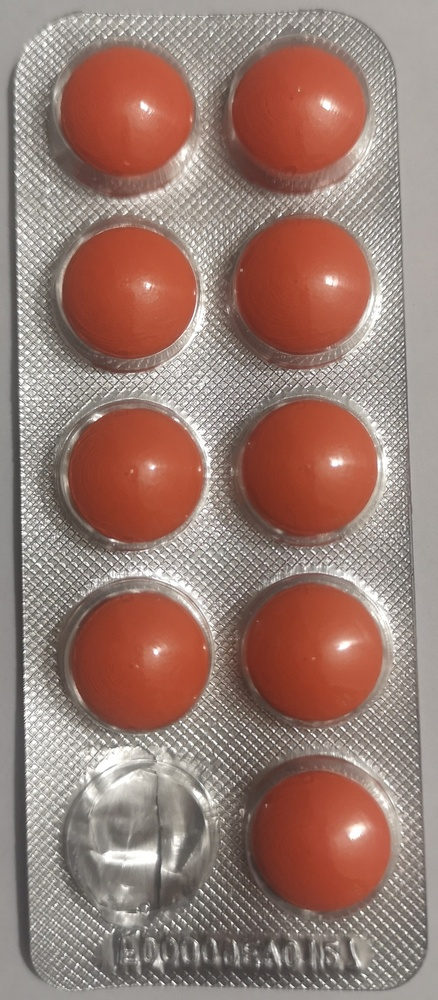
#> input picture VisionPharma_2025/sample_data/IMG_20251010_2051272.jpg, 438 x 1000 px, shrunk from 1376 x 3140 before the run
$ python -i ContadorContornos.py   (imports and definitions only)
#> lines starting #> are read from the running program, lines starting #| are printed output that depends on the picture; after the words box and inside, x2 and y2 are one past the last pixel; in counts of white or black regions, pixels touching at a corner belong together
#> further down, picture is the input picture: shape (1000, 438, 3); mean B, G, R 112.9, 122.6, 153.2
import cv2
import numpy as np

class ContadorContornos:
    @staticmethod
    def contar_contornos_coloreados(imagen_procesada):
        """
        Cuenta los contornos coloreados en una imagen procesada.

        Args:
            imagen_procesada: Imagen con contornos coloreados (BGR)

        Returns:
            tuple: (imagen_con_contornos, total_contornos)
        """
        # Convertir a escala de grises
        gris = cv2.cvtColor(imagen_procesada, cv2.COLOR_BGR2GRAY)
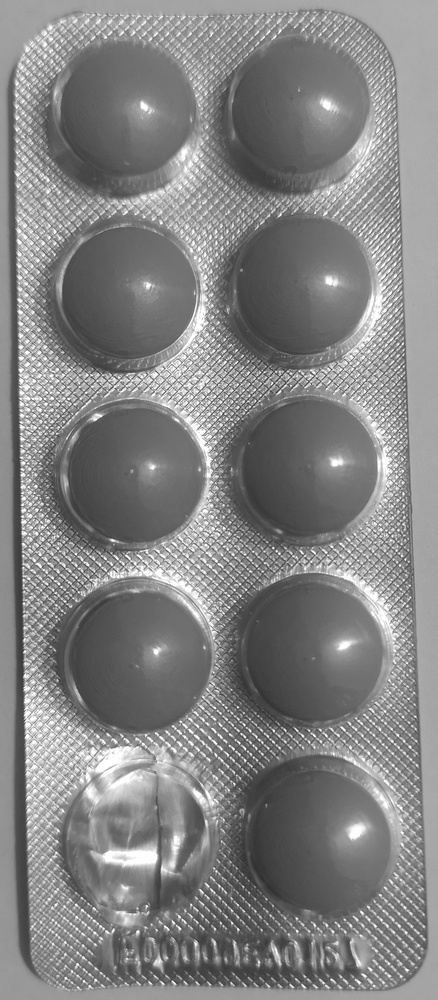
#> gris: shape (1000, 438); min 42, max 255, mean 130.6

        # Aplicar umbral para aislar los contornos coloreados
        _, umbral = cv2.threshold(gris, 10, 255, cv2.THRESH_BINARY)
#> umbral: shape (1000, 438); every value is 255

        # Encontrar contornos
        contornos, _ = cv2.findContours(umbral, cv2.RETR_EXTERNAL, cv2.CHAIN_APPROX_SIMPLE)
#> contornos = [[[0, 0], [0, 999], [437, 999], [437, 0]]]

        # Crear una copia para dibujar los contornos encontrados
        imagen_contornos = imagen_procesada.copy()

        # Dibujar rectángulos alrededor de los contornos
        for i, cnt in enumerate(contornos, 1):
            x, y, w, h = cv2.boundingRect(cnt)
            # Dibujar rectángulo rojo alrededor de cada contorno
            cv2.rectangle(imagen_contornos, (x, y), (x+w, y+h), (0, 0, 255), 2)
            # Mostrar número del contorno
            cv2.putText(imagen_contornos, str(i), (x, y-5),
                       cv2.FONT_HERSHEY_SIMPLEX, 0.5, (0, 0, 255), 2)
#> this loop made 1 pass
#> (i, cnt, x, y, w, h) on pass 1: (1, [[0, 0], [0, 999], [437, 999], [437, 0]], 0, 0, 438, 1000)
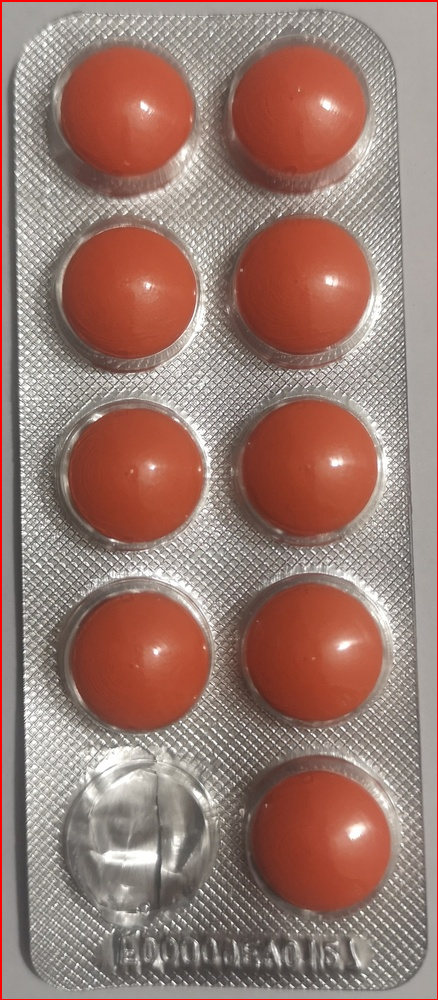
#> imagen_contornos: shape (1000, 438, 3); 0.98% of pixels changed, all inside (x1, y1, x2, y2) = (0, 0, 438, 1000)

        return imagen_contornos, len(contornos)

>>> import cv2
>>> picture = cv2.imread('../../sample_data/IMG_20251010_2051272.jpg')
>>> result = ContadorContornos().contar_contornos_coloreados(picture)
